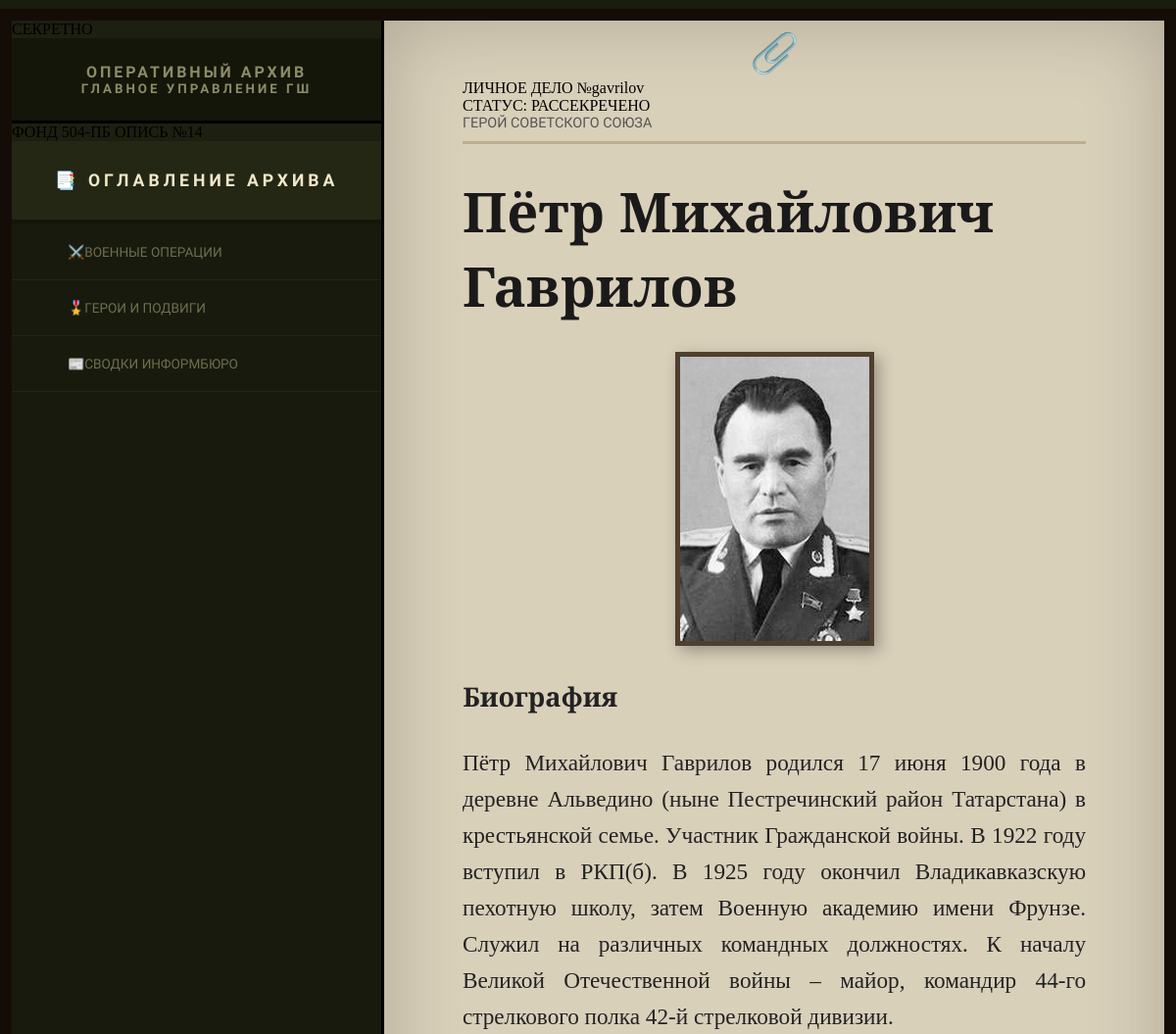
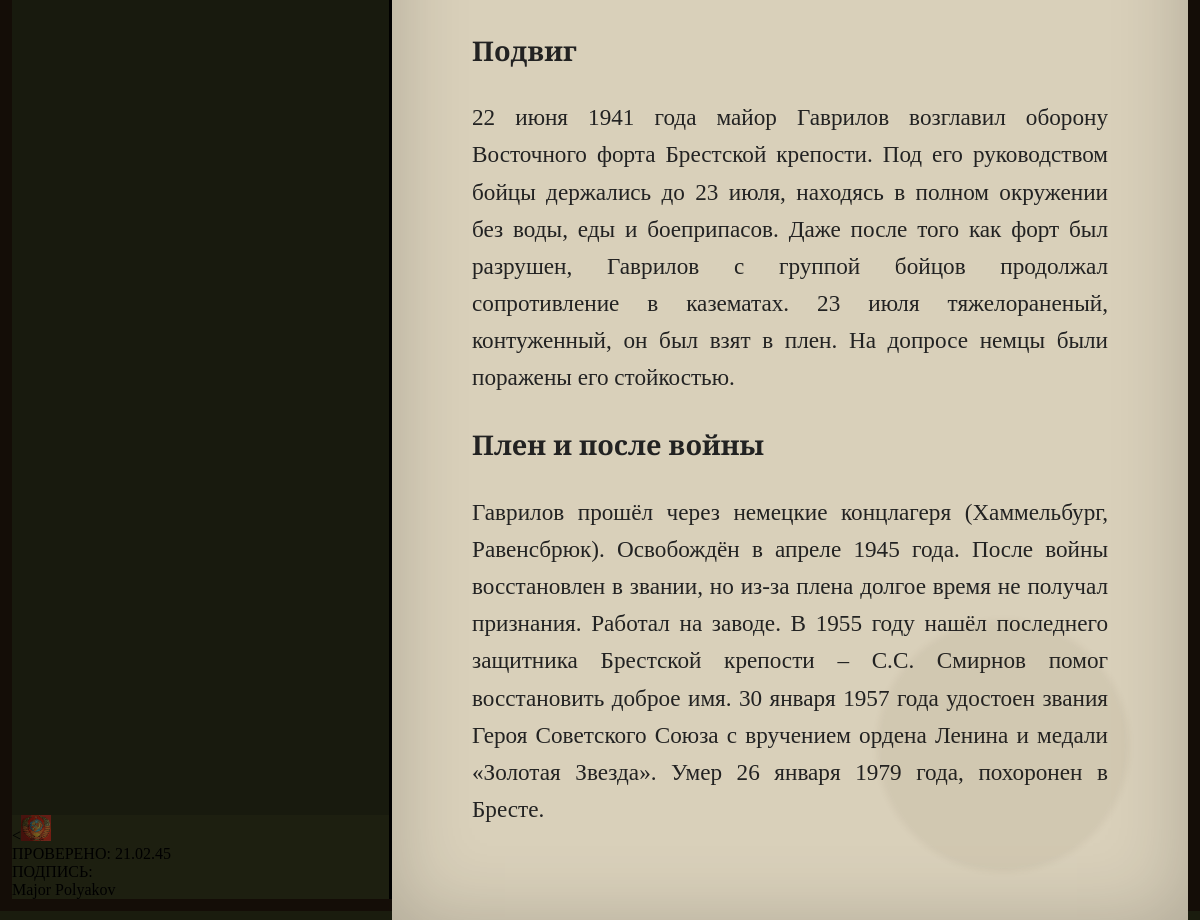
The app's page /hero/gavrilov with its own data (2 pictures, top to bottom).
### app.py (models this page shows)
class Hero(db.Model):
    id = db.Column(db.String(50), primary_key=True)
    name = db.Column(db.String(100), nullable=False)
    description = db.Column(db.String(200))
    text = db.Column(db.Text)
    image = db.Column(db.String(100))
    audio = db.Column(db.String(100))
    video = db.Column(db.String(100))
    lat = db.Column(db.Float)
    lng = db.Column(db.Float)

### app.py (the view)
@app.route('/hero/<hero_id>')
def hero_detail(hero_id):
    hero = Hero.query.get(hero_id)
    if not hero:
        abort(404)
    return render_template('hero_detail.html', hero=hero)

### app.py (called while the page is built)
@app.context_processor
def inject_current_page():
    return dict(current_page=request.path)

### templates/hero_detail.html
{% extends "base.html" %}
{% block content %}
<div class="report-content">
    <div class="inventory-tag">ЛИЧНОЕ ДЕЛО №{{ hero.id }}<br>СТАТУС: РАССЕКРЕЧЕНО</div>
    <span class="topic-date">ГЕРОЙ СОВЕТСКОГО СОЮЗА</span>
    <h1>{{ hero.name }}</h1>
    {% if hero.image %}
    <div style="text-align: center; margin: 30px 0;">
        <img src="{{ url_for('static', filename='images/' + hero.image) }}" alt="{{ hero.name }}" style="max-width: 100%; height: auto; border: 5px solid #4f3f2e; box-shadow: 5px 5px 15px rgba(0,0,0,0.3);">
    </div>
    {% endif %}
    <div class="main-text">{{ hero.text | safe }}</div>
    <div class="stain"></div>
</div>
{% endblock %}

### static/css/style.css (style rules this page uses)
* { box-sizing: border-box; }
html, body { margin: 0; padding: 0; width: 100%; height: 100%; background: #1a1c0e; overflow: hidden; display: flex; justify-content: center; align-items: center; }
.stain { position: absolute; bottom: -20px; right: -20px; width: 250px; height: 250px; background: rgba(84, 55, 33, 0.05); border-radius: 50%; pointer-events: none; border: 2px solid rgba(84, 55, 33, 0.03); filter: blur(3px); }
.report-content { max-width: 900px; margin: 0 auto; width: 100%; position: relative; z-index: 2; }
h1 { font-family: 'EB Garamond', serif; font-size: 3.5rem; margin: 0 0 10px 0; color: #1a1a1a; font-weight: 700; }
.topic-date { display: block; font-family: 'Special Elite', cursive; font-size: 0.9rem; color: #555; border-bottom: 3px solid #bcaf92; padding-bottom: 10px; margin-bottom: 30px; text-transform: uppercase; }
.main-text { font-family: 'EB Garamond', serif; font-size: clamp(1rem, 2.5vw, 1.45rem); line-height: 1.6; text-align: justify; color: #222; }

### records on screen
Hero: id "gavrilov", name "Пётр Михайлович Гаврилов", image (picture), text "Биография Пётр Михайлович Гаврилов родился 17 июня 1900 года в деревне Альведино (ныне Пестречинский район Татарстана) в крестьянской семье. Участник Гражданской войны. В 1922 году вступил в РКП(б). В 1925 году окончил Владикавказскую пехотную школу, затем Военную академию имени Фрунзе. Служил на различных командных должностях. К началу Великой Отечественной войны – майор, командир 44-го стрелкового полка 42-й стрелковой дивизии. Подвиг 22 июня 1941 года майор Гаврилов возглавил оборону Восточного форта Брестской крепости. Под его руководством бойцы держались до 23 июля, находясь в полном окружении без воды, еды и боеприпасов. Даже после того как форт был разрушен, Гаврилов с группой бойцов…"
